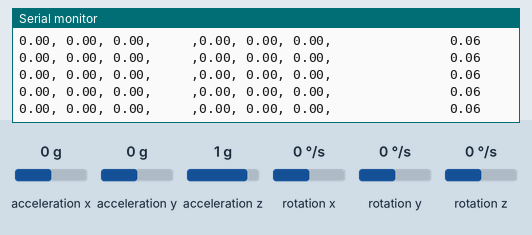
Recording of a sketch running on a simulated Arduino Uno, built with avr-gcc and run on an emulated ATmega328P. On the bench: the last lines printed to the serial monitor. Wiring (inferred from the names in the program): MPU-6050 motion sensor at I2C address 0x68; MPU-6050 motion sensor at I2C address 0x69. The inputs (shaded band) are chosen by the test bench; at power-on: acceleration x 0 g, acceleration y 0 g, acceleration z 1 g, rotation x 0 °/s, rotation z 0 °/s, rotation y 0 °/s.

Above: at 4.8 s.
4.9 s: acceleration x set to 0.8 g
At 5.04 s:
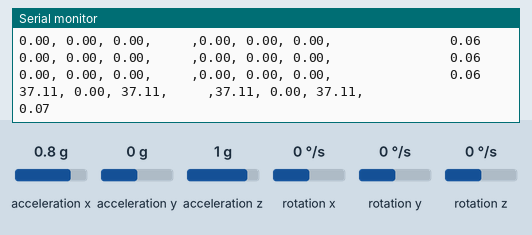
7.9 s: acceleration y set to -1.4 g
At 8.09 s:
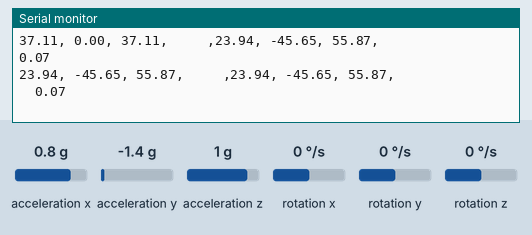
10.9 s: acceleration z set to -1.4 g
At 10.96 s:
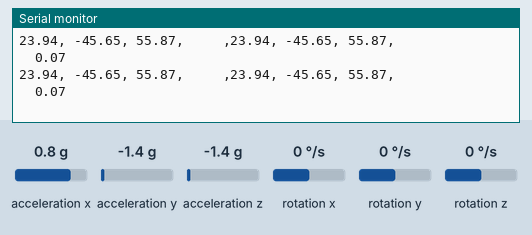
13.9 s: rotation x set to -100 °/s
At 13.91 s:
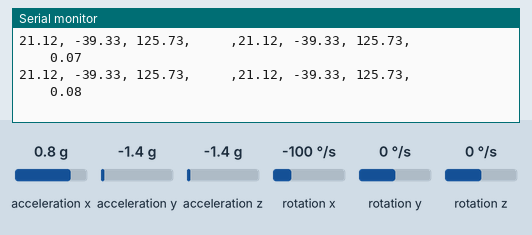
16.9 s: acceleration z set to 0 g
At 16.93 s:
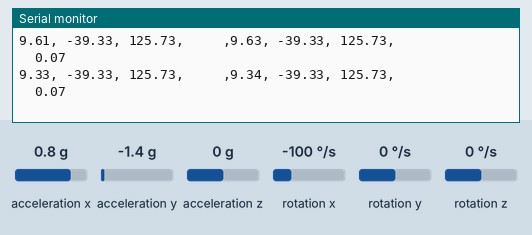
19.9 s: rotation z set to 192 °/s
At 19.91 s:
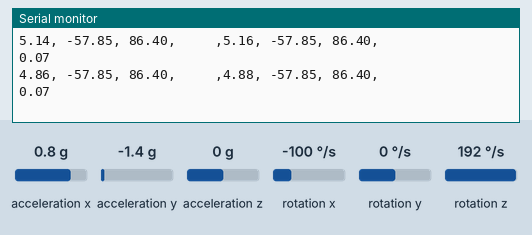
Timing chart, 0 to 22.9 s (numbered marks = the images above; inputs shaded):
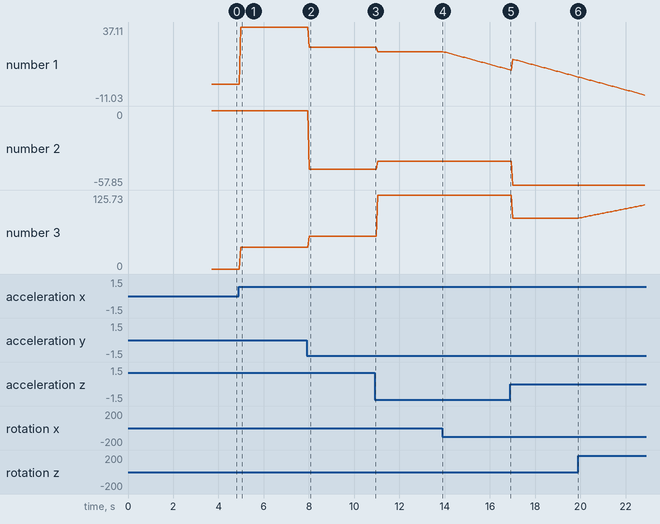

Measured:
- after the input at 4.9 s, the serial monitor: prints a new line after 0.08 s (image 1)
- after the input at 7.9 s, the serial monitor: prints a new line after 0.05 s (image 2)
- plotted number 1: 0 → 37.11 after the input at 4.9 s, 37.11 → 23.94 after the input at 7.9 s, 23.94 → 21.12 after the input at 10.9 s, 21.12 → 9.33 after the input at 13.9 s
- plotted number 2: 0 → -45.65 after the input at 7.9 s, -45.65 → -39.33 after the input at 10.9 s
- plotted number 3: 0 → 37.11 after the input at 4.9 s, 37.11 → 55.87 after the input at 7.9 s, 55.87 → 125.73 after the input at 10.9 s

The sketch:

twoAccelerometers.ino
```cpp
#include<Wire.h>

const int MPU_addr1=0x68;  // I2C address of the MPU-6050
const int MPU_addr2=0x69;  // I2C address of the MPU-6050
int16_t AcX1,AcY1,AcZ1,Tmp1,GyX1,GyY1,GyZ1;
int16_t AcX2,AcY2,AcZ2,Tmp2,GyX2,GyY2,GyZ2;
double timefor1=millis();
double timefor2=millis();
int i = 1;
double gyroX1,gyroY1,gyroZ1,gyroX2,gyroY2,gyroZ2;
double angleX1,angleY1,angleZ1,angleX2,angleY2,angleZ2;
double accelerationAngleX2,accelerationAngleY2,accelerationAngleZ2,accelerationAngleX1,accelerationAngleY1,accelerationAngleZ1;
double dt = 0;
double xoffset1,yoffset1,zoffset1,xoffset2,yoffset2,zoffset2;
double xangularoffset1,yangularoffset1,zangularoffset1,xangularoffset2,yangularoffset2,zangularoffset2;


void setup(){
  Wire.begin();

  Wire.beginTransmission(MPU_addr1);
  Wire.write(0x6B);  // PWR_MGMT_1 register
  Wire.write(0);     // set to zero (wakes up the MPU-6050)
  Wire.endTransmission(false);

  //calibrates first MPU-6050
  for(int loopcounter = 0; loopcounter < 1000; loopcounter++){
    Wire.beginTransmission(MPU_addr1);
    Wire.write(0x3B);  // starting with register 0x3B (ACCEL_XOUT_H)
    Wire.endTransmission(false);
    Wire.requestFrom(MPU_addr1,14,true);  // request a total of 14 registers
    AcX1=Wire.read()<<8|Wire.read();  // 0x3B (ACCEL_XOUT_H) & 0x3C (ACCEL_XOUT_L)
    AcY1=Wire.read()<<8|Wire.read();  // 0x3D (ACCEL_YOUT_H) & 0x3E (ACCEL_YOUT_L)
    AcZ1=Wire.read()<<8|Wire.read();  // 0x3F (ACCEL_ZOUT_H) & 0x40 (ACCEL_ZOUT_L)
    Tmp1=Wire.read()<<8|Wire.read();  // 0x41 (TEMP_OUT_H) & 0x42 (TEMP_OUT_L)
    GyX1=Wire.read()<<8|Wire.read();  // 0x43 (GYRO_XOUT_H) & 0x44 (GYRO_XOUT_L)
    GyY1=Wire.read()<<8|Wire.read();  // 0x45 (GYRO_YOUT_H) & 0x46 (GYRO_YOUT_L)
    GyZ1=Wire.read()<<8|Wire.read();  // 0x47 (GYRO_ZOUT_H) & 0x48 (GYRO_ZOUT_L)

    xoffset1 = xoffset1 + AcX1;
    yoffset1 = yoffset1 + AcY1;
    zoffset1 = zoffset1 + AcZ1;
    xangularoffset1 = xangularoffset1 +GyX1;
    yangularoffset1 = yangularoffset1 +GyY1;
    zangularoffset1 = zangularoffset1 +GyZ1;
  }
  xoffset1 = xoffset1/1000;
  yoffset1 = yoffset1/1000;
  zoffset1 = 16384-(zoffset1/1000); //use the 16384 as that is the equivalent of 1g
  xangularoffset1=xangularoffset1/1000;
  yangularoffset1=yangularoffset1/1000;
  zangularoffset1=zangularoffset1/1000;

  Wire.beginTransmission(MPU_addr2);
  Wire.write(0x6B);  // PWR_MGMT_1 register
  Wire.write(0);     // set to zero (wakes up the MPU-6050)
  Wire.endTransmission(false);

  //calibrates first MPU-6050
  for(int loopcounter = 0; loopcounter < 1000; loopcounter++){
    Wire.beginTransmission(MPU_addr1);
    Wire.write(0x3B);  // starting with register 0x3B (ACCEL_XOUT_H)
    Wire.endTransmission(false);
    Wire.requestFrom(MPU_addr1,14,true);  // request a total of 14 registers
    AcX2=Wire.read()<<8|Wire.read();  // 0x3B (ACCEL_XOUT_H) & 0x3C (ACCEL_XOUT_L)
    AcY2=Wire.read()<<8|Wire.read();  // 0x3D (ACCEL_YOUT_H) & 0x3E (ACCEL_YOUT_L)
    AcZ2=Wire.read()<<8|Wire.read();  // 0x3F (ACCEL_ZOUT_H) & 0x40 (ACCEL_ZOUT_L)
    Tmp1=Wire.read()<<8|Wire.read();  // 0x41 (TEMP_OUT_H) & 0x42 (TEMP_OUT_L)
    GyX1=Wire.read()<<8|Wire.read();  // 0x43 (GYRO_XOUT_H) & 0x44 (GYRO_XOUT_L)
    GyY1=Wire.read()<<8|Wire.read();  // 0x45 (GYRO_YOUT_H) & 0x46 (GYRO_YOUT_L)
    GyZ1=Wire.read()<<8|Wire.read();  // 0x47 (GYRO_ZOUT_H) & 0x48 (GYRO_ZOUT_L)

    xoffset2 = xoffset2 + AcX2;
    yoffset2 = yoffset2 + AcY2;
    zoffset2 = zoffset2 + AcZ2;
    xangularoffset2 = xangularoffset2 +GyX2;
    yangularoffset2 = yangularoffset2 +GyY2;
    zangularoffset2 = zangularoffset2 +GyZ2;
  }
  xoffset2 = xoffset2/1000;
  yoffset2 = yoffset2/1000;
  zoffset2 = 16384-(zoffset2/1000); //use the 16384 as that is the equivalent of 1g
  xangularoffset2=xangularoffset2/1000;
  yangularoffset2=yangularoffset2/1000;
  zangularoffset2=zangularoffset2/1000;

  Serial.begin(9600);
  Serial.print("Offsets for first MPU = ");
  Serial.print(xoffset1); Serial.print(", ");
  Serial.print(yoffset1); Serial.print(", ");
  Serial.print(zoffset1); Serial.print(", ");
  Serial.print(xangularoffset1); Serial.print(", ");
  Serial.print(yangularoffset1); Serial.print(", ");
  Serial.print(zangularoffset1); Serial.print(" ");
  Serial.println("Setup Complete...");
}


//-----------------------------------------------------------------------------------------------------------------------------------------------------------


void loop(){

  //read data for the first MPU-6050
  Wire.beginTransmission(MPU_addr1);
  Wire.write(0x3B);  // starting with register 0x3B (ACCEL_XOUT_H)
  Wire.endTransmission(false);
  Wire.requestFrom(MPU_addr1,14,true);  // request a total of 14 registers
  AcX1=Wire.read()<<8|Wire.read();  // 0x3B (ACCEL_XOUT_H) & 0x3C (ACCEL_XOUT_L)
  AcY1=Wire.read()<<8|Wire.read();  // 0x3D (ACCEL_YOUT_H) & 0x3E (ACCEL_YOUT_L)
  AcZ1=Wire.read()<<8|Wire.read();  // 0x3F (ACCEL_ZOUT_H) & 0x40 (ACCEL_ZOUT_L)
  Tmp1=Wire.read()<<8|Wire.read();  // 0x41 (TEMP_OUT_H) & 0x42 (TEMP_OUT_L)
  GyX1=Wire.read()<<8|Wire.read();  // 0x43 (GYRO_XOUT_H) & 0x44 (GYRO_XOUT_L)
  GyY1=Wire.read()<<8|Wire.read();  // 0x45 (GYRO_YOUT_H) & 0x46 (GYRO_YOUT_L)
  GyZ1=Wire.read()<<8|Wire.read();  // 0x47 (GYRO_ZOUT_H) & 0x48 (GYRO_ZOUT_L)

  //Calibrates the acceleration
  AcX1 = AcX1-xoffset1;
  AcY1 = AcY1-yoffset1;
  AcZ1 = AcZ1-zoffset1;

  //scale and calibrate the gyroscope according to data sheet
  GyX1 = (GyX1-xangularoffset1)/131;
  GyY1 = (GyY1-yangularoffset1)/131;
  GyZ1 = (GyZ1-zangularoffset1)/131;

  //find the angle of acceleration
  accelerationAngleX1 = (180/3.141592) * atan2(AcX1 , sqrt(pow(AcY1,2) + pow(AcZ1,2)));
  accelerationAngleY1 = (180/3.141592) * atan2(AcY1 , sqrt(pow(AcX1,2) + pow(AcZ1,2)));
  accelerationAngleZ1 = (180/3.141592) * atan2(sqrt(pow(AcY1,2) + pow(AcX1,2)) , AcZ1);

  if (i == 1){
    //initiallizes the gyro angle
    gyroX1 = accelerationAngleX1;
    gyroY1 = accelerationAngleY1;
    gyroZ1 = accelerationAngleZ1;
    timefor1 = millis();
  }
  else{
    //integrate the gyroscopic change
    dt = abs((timefor1-millis()))/1000;
    timefor1 = millis();
    gyroX1 = gyroX1 + (dt*GyX1);
    gyroY1 = gyroY1 + (dt*GyY1);
    gyroZ1 = gyroZ1 + (dt*GyZ1);
  }

  //filters the data
  angleX1 = (.96 * accelerationAngleX1) + (.04*gyroX1);
  angleY1 = (.96 * accelerationAngleY1) + (.04*gyroY1);
  angleZ1 = (.96 * accelerationAngleZ1) + (.04*gyroZ1);

  //print out the angle in each direction
  Serial.print(angleX1); Serial.print(", ");
  Serial.print(angleY1); Serial.print(", ");
  Serial.print(angleZ1); Serial.print(",     ,");


  //read data for the second MPU-6050
  Wire.beginTransmission(MPU_addr2);
  Wire.write(0x3B);  // starting with register 0x3B (ACCEL_XOUT_H)
  Wire.endTransmission(false);
  Wire.requestFrom(MPU_addr2,14,true);  // request a total of 14 registers
  AcX2=Wire.read()<<8|Wire.read();  // 0x3B (ACCEL_XOUT_H) & 0x3C (ACCEL_XOUT_L)
  AcY2=Wire.read()<<8|Wire.read();  // 0x3D (ACCEL_YOUT_H) & 0x3E (ACCEL_YOUT_L)
  AcZ2=Wire.read()<<8|Wire.read();  // 0x3F (ACCEL_ZOUT_H) & 0x40 (ACCEL_ZOUT_L)
  Tmp2=Wire.read()<<8|Wire.read();  // 0x41 (TEMP_OUT_H) & 0x42 (TEMP_OUT_L)
  GyX2=Wire.read()<<8|Wire.read();  // 0x43 (GYRO_XOUT_H) & 0x44 (GYRO_XOUT_L)
  GyY2=Wire.read()<<8|Wire.read();  // 0x45 (GYRO_YOUT_H) & 0x46 (GYRO_YOUT_L)
  GyZ2=Wire.read()<<8|Wire.read();  // 0x47 (GYRO_ZOUT_H) & 0x48 (GYRO_ZOUT_L)

  //Calibrates the acceleration
  AcX2 = AcX2-xoffset2;
  AcY2 = AcY2-yoffset2;
  AcZ2 = AcZ2-zoffset2;

  //scale and calibrate the gyroscope according to data sheet
  GyX2 = (GyX2-xangularoffset2)/131;
  GyY2 = (GyY2-yangularoffset2)/131;
  GyZ2 = (GyZ2-zangularoffset2)/131;

  //find the angle of acceleration
  accelerationAngleX2 = (180/3.141592) * atan2(AcX2 , sqrt(pow(AcY2,2) + pow(AcZ2,2)));
  accelerationAngleY2 = (180/3.141592) * atan2(AcY2 , sqrt(pow(AcX2,2) + pow(AcZ2,2)));
  accelerationAngleZ2 = (180/3.141592) * atan2(sqrt(pow(AcY2,2) + pow(AcX2,2)) , AcZ2);

  if (i == 1){
    //initiallizes the gyro angle
    gyroX2 = accelerationAngleX2;
    gyroY2 = accelerationAngleY2;
    gyroZ2 = accelerationAngleZ2;
    timefor2=millis();
  }
  else{
    //integrate the gyroscopic change
    dt = abs((timefor2-millis())/1000);
    timefor2 = millis();
    gyroX2 = gyroX2 + (dt*GyX2);
    gyroY2 = gyroY2 + (dt*GyY2);
    gyroZ2 = gyroZ2 + (dt*GyZ2);
  }

  //filters the data
  angleX2 = (.96 * accelerationAngleX2) + (.04*gyroX2);
  angleY2 = (.96 * accelerationAngleY2) + (.04*gyroY2);
  angleZ2 = (.96 * accelerationAngleZ2) + (.04*gyroZ2);

  //print out the angle in each direction
  Serial.print(angleX2); Serial.print(", ");
  Serial.print(angleY2); Serial.print(", ");
  Serial.print(angleZ2); Serial.print(",               ");
  Serial.println(dt);


  i++;
}
```
